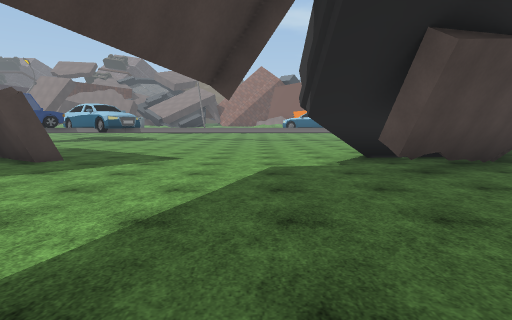
View 1 (above)

24 first-person views from a walk through a scene from a Unity 3-D project. The camera is 1.5 m above the floor, tilts 6° down and sees 80° across. The floor is counted in squares, 2 m on a side. Each view is taken from the middle of a square. On the plan, view 1 faces up. The plan holds only what a view shows up to about 10 squares ahead; the rest is blank. The place goes on beyond the plan. Some surface patterns are stand-ins.

View 2
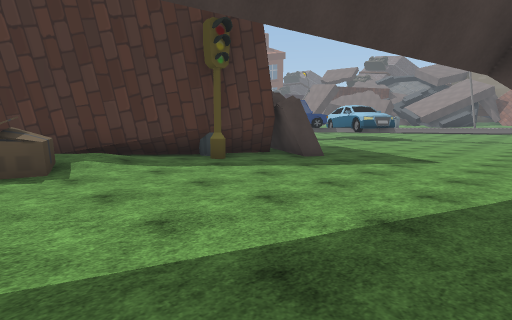

View 3
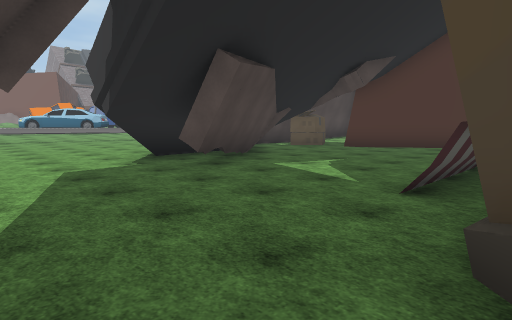

View 4
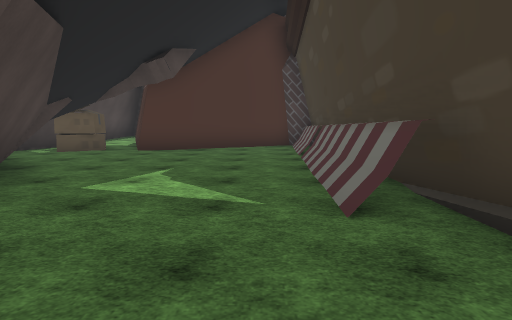

View 5
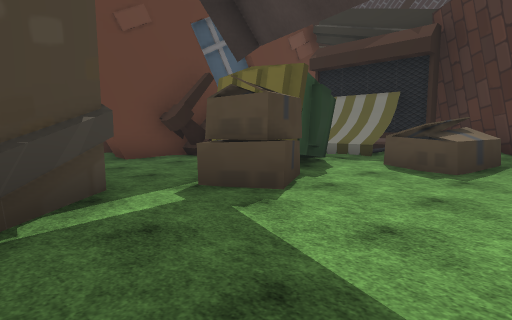

View 6
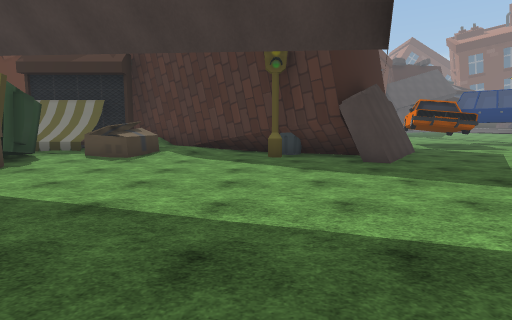

View 7
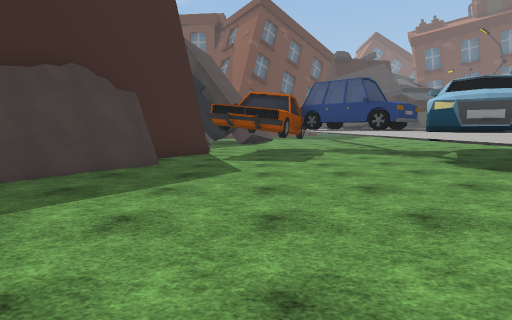

View 8
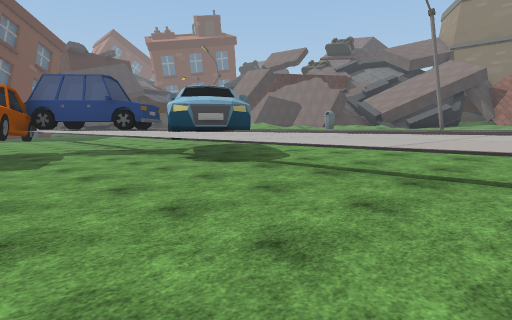

View 9
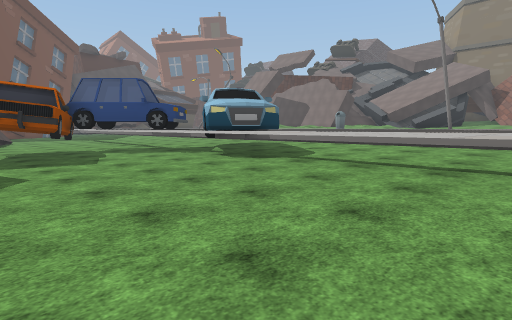

View 10
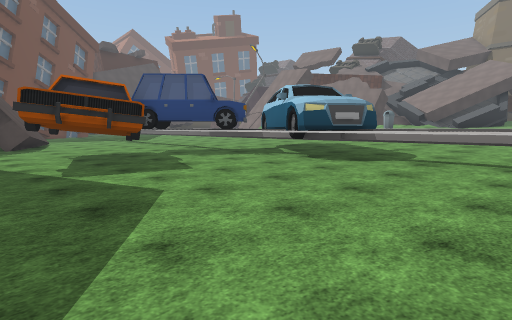

View 11
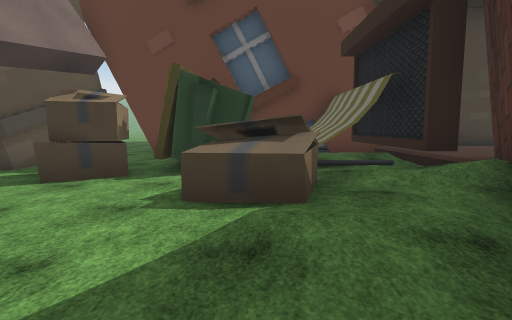

View 12
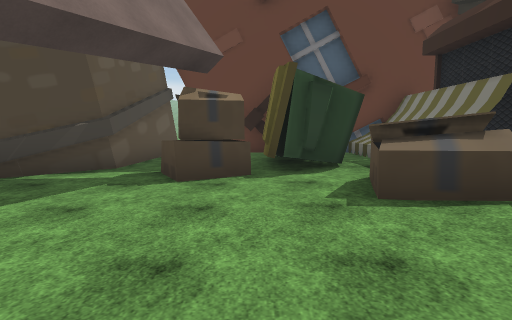

View 13
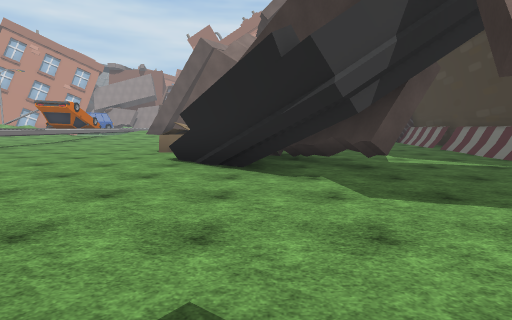

View 14
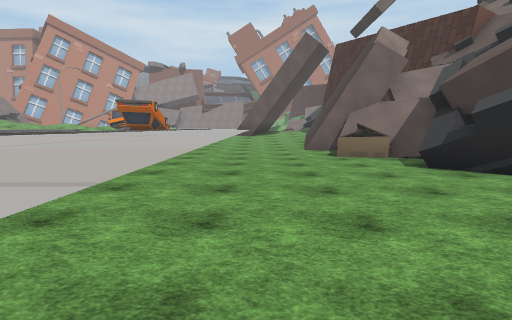

View 15
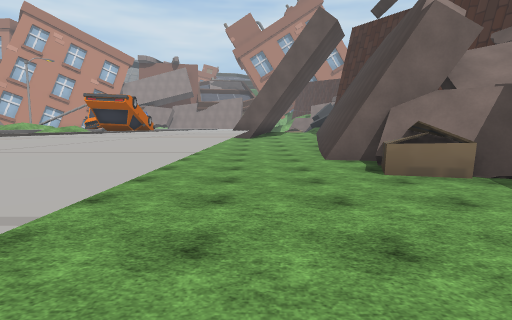

View 16
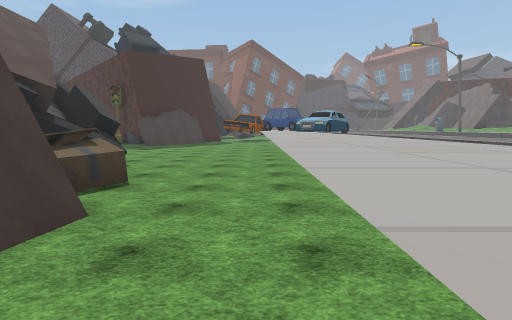

View 17
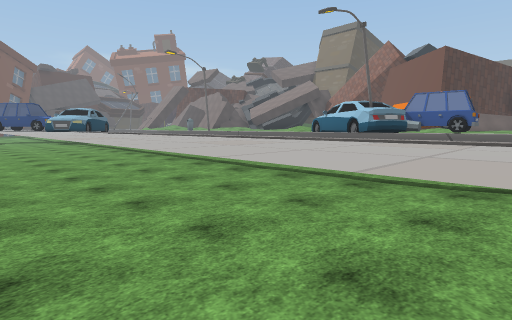

View 18
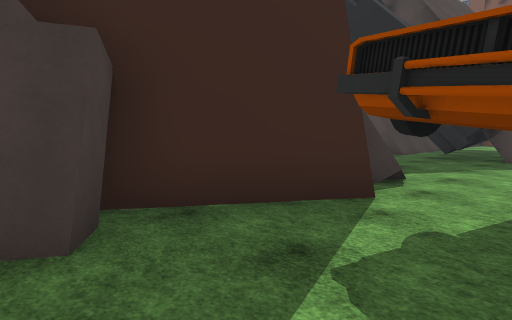

View 19
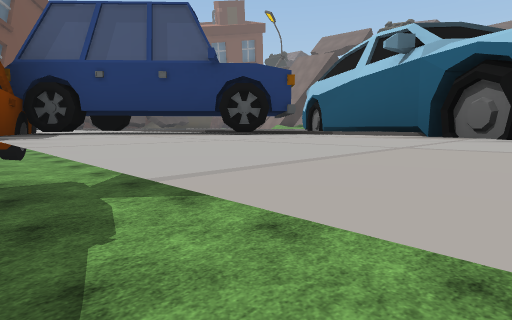

View 20
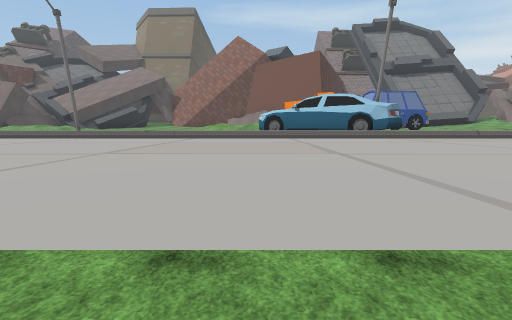

View 21
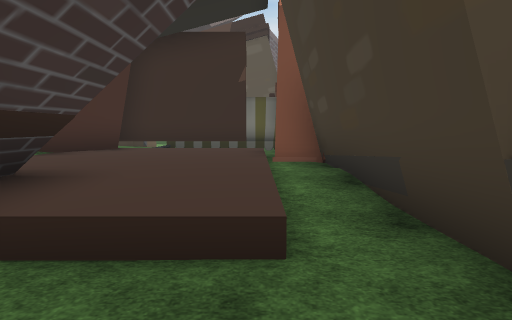

View 22
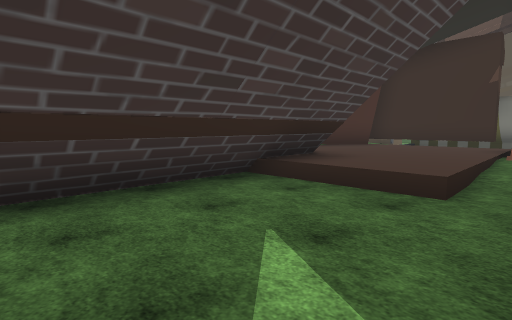

View 23
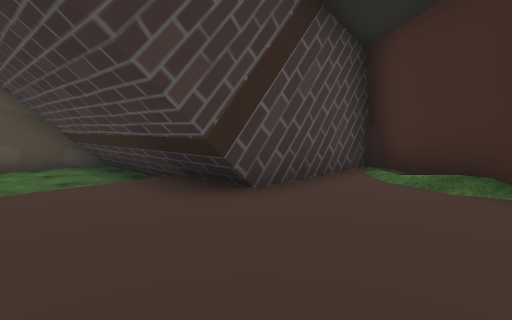

View 24
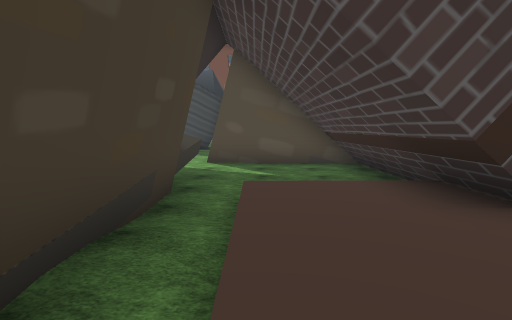

### Floor plan
Key: @ floor where view 1 was taken; # wall or solid block; . main floor; : floor 0.25 m higher than the main floor; + floor 0.5 m higher than the main floor; * floor 0.75 m higher than the main floor; / step, stairs or slope; = window, fence, low wall or low ledge; ^ raised ledge; O other object.
Columns run from 20 left of view 1 to 11 right of it. Each row starts with its distance up from view 1.
 15   ^^  ^^^##^###^^^^^^^^^^^^^^^^^
 14       ^^O##^^^^^^^^^^^^^^^^^^^^^
 13        ^##^^^^^^^^^^^^^^^^^^^^^^
 12       ^^###O......:::::::::::::+
 11     #^^^O###...........:::.:::::
 10    ##^^^^^#.............:..:####
  9    ##^^^###.............^.#####
  8   ##^^    #####........#####:##
  7    #^        ###......#### ::##
  6              ###......#####:::#
  5              ##.......###..::##
  4              #.............:::#
  3             ##:............:::#
  2       ###   #+/............:::#
  1       #/######^#.......####:==#
  0       #*/####=^#....@##########
 -1 #######****##^ ###..##
 -2 #######****##^####.##
 -3 #::::******##^ ##..#
 -4 #::::///////:=##...#
 -5 #::^^############..#
 -6 :::             ##.#
 -7                  #
 -8                  #

Where each view was taken, in squares from view 1:
view 1: 0 up, 0 right, facing up
view 2: 0 up, 0 right, facing up-left
view 3: 0 up, 1 left, facing up-right
view 4: 2 up, 0 right, facing right
view 5: 2 up, 0 right, facing down-left
view 6: 4 up, 2 right, facing left
view 7: 11 up, 1 left, facing left
view 8: 11 up, 1 left, facing up-left
view 9: 10 up, 1 left, facing up-left
view 10: 9 up, 3 left, facing up-left
view 11: 4 up, 6 left, facing down
view 12: 4 up, 4 left, facing down
view 13: 7 up, 3 left, facing right
view 14: 12 up, 2 left, facing right
view 15: 12 up, 1 right, facing right
view 16: 12 up, 11 right, facing left
view 17: 11 up, 11 right, facing up-left
view 18: 11 up, 7 left, facing down-left
view 19: 12 up, 7 left, facing up-left
view 20: 12 up, 2 right, facing up
view 21: 4 down, 17 left, facing right
view 22: 5 down, 19 left, facing up-right
view 23: 4 down, 11 left, facing up-left
view 24: 4 down, 11 left, facing left
